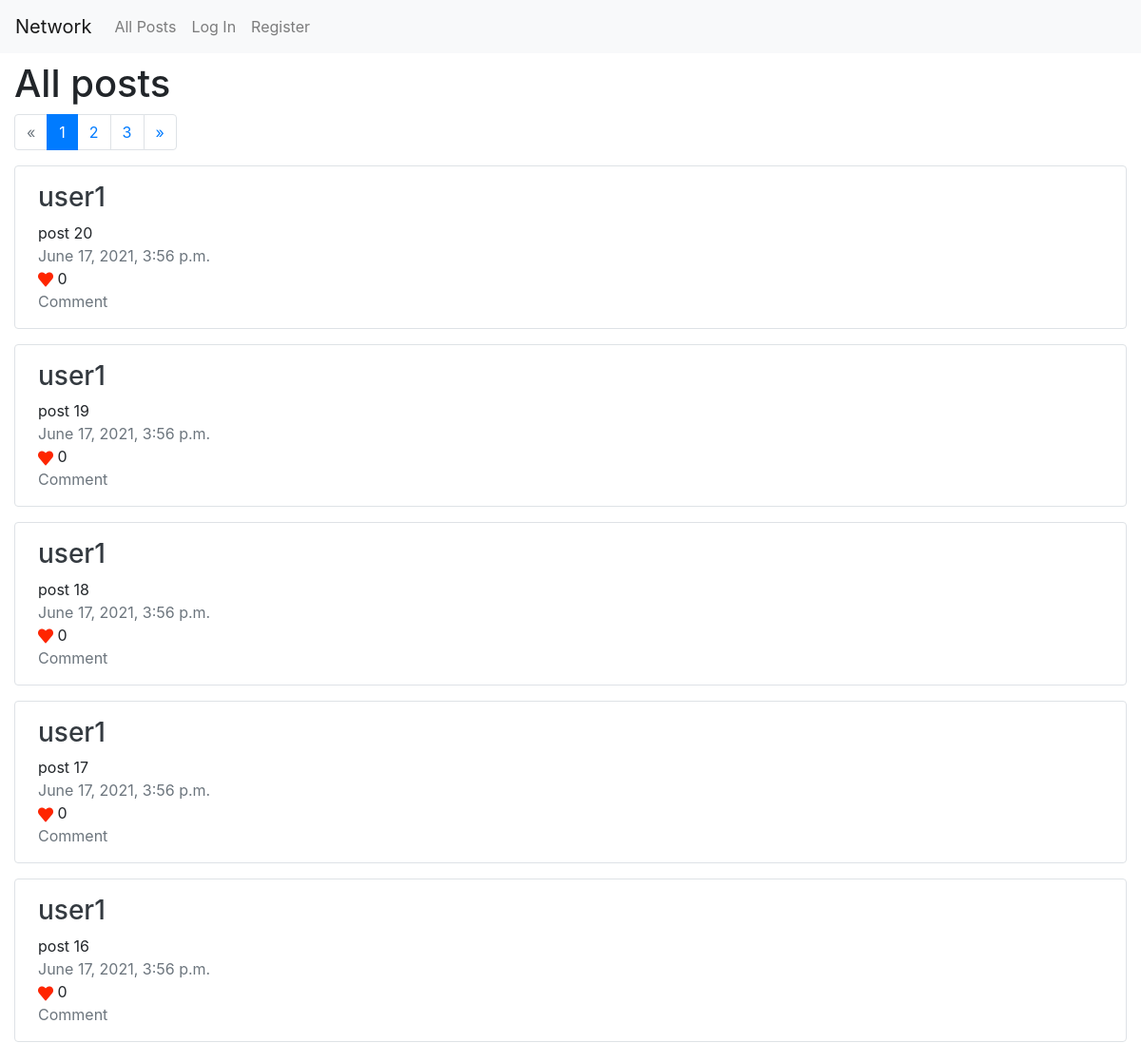
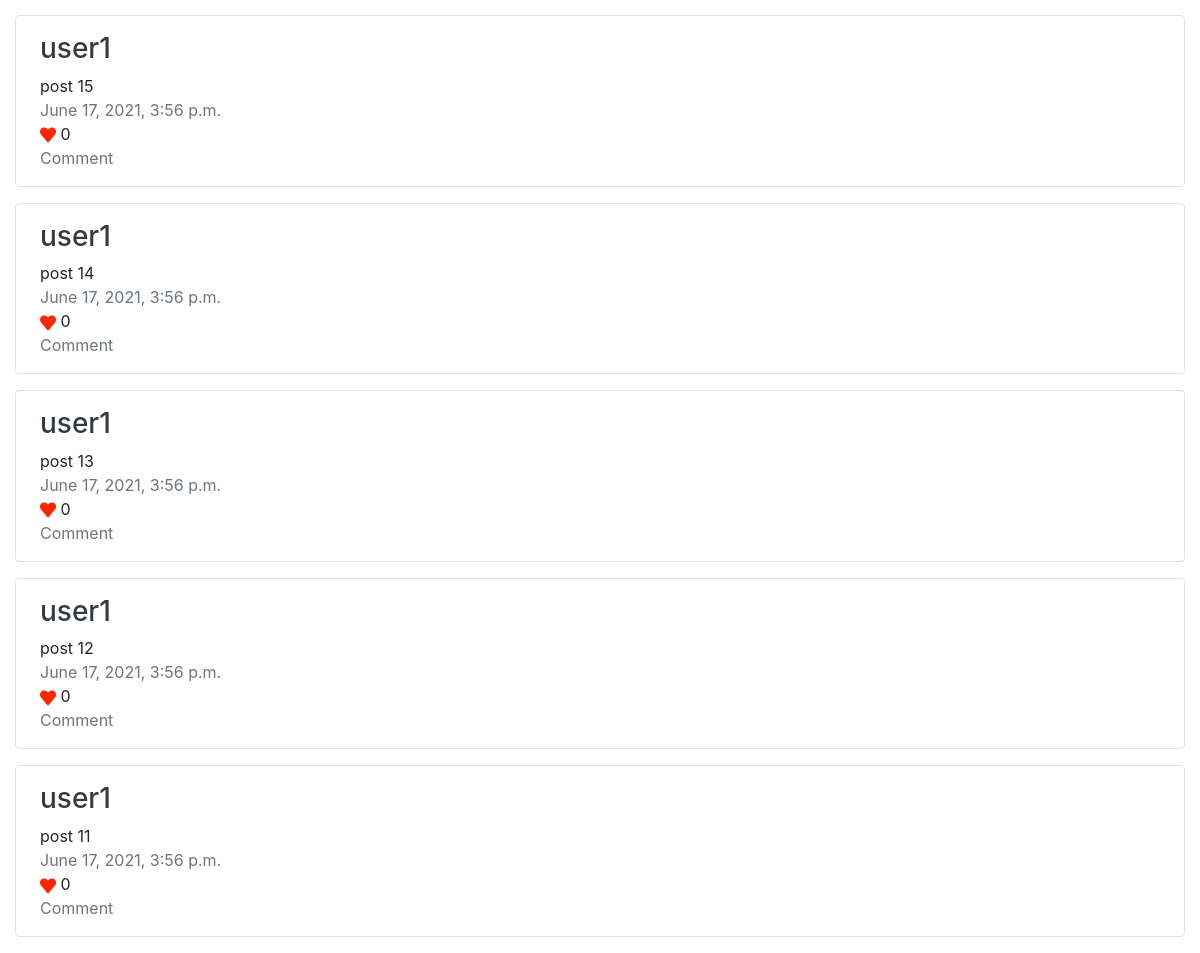
/?page=1, run on the app's committed database (2 pictures, top to bottom).
### network/models.py (models this page shows, shortened)
class Post(models.Model):
    creator = models.ForeignKey(User, on_delete=models.CASCADE, related_name="posts")
    content = models.CharField(max_length=512)
    timestamp = models.DateTimeField(auto_now_add=True)
    likers = models.ManyToManyField(User, related_name="posts_liked", blank=True)

class User(AbstractUser):
    followers = models.ManyToManyField('self', symmetrical=False, blank=True)

### network/views.py (the view)
# urls.py: path("", views.index, name="index"),
def index(request):
    response = paginate("index", request.GET.get('page'))
    if "url_redirect" in response:
        return redirect(response["url_redirect"])
    elif "error" in response:
        raise Http404("Page does not exist")
    return render(request, "network/index.html", {
        "posts": response["posts"],
        "page_number": response["page_number"],
        "paginator": response["paginator"],
        "page": response["page"],
        "route_name": "index"
    })

### network/util.py (called while the page is built, shortened)
def paginate(route_name, p_nmbr_str, user=None):
    if route_name == "index":
        posts = Post.objects.all().order_by("-timestamp")
    elif route_name == "profile":
        posts = Post.objects.filter(creator=user).order_by("-timestamp")
    elif route_name == "following":
        followed = User.objects.filter(followers=user)
        posts = Post.objects.filter(creator__in=followed).order_by("-timestamp")
    paginator = Paginator(posts, 10)
    try:
        page_number = int(p_nmbr_str)
        page = paginator.page(page_number)
    except ValueError:
        return {"error": "Page does not exist"}
    except EmptyPage:
        return {"error": "Page does not exist"}
    return {
        "paginator": paginator,
        "page_number": page_number,
        "posts": page.object_list,
        "page":page,
    }

### network/templates/network/index.html (shortened to what this page needs)
{% extends "network/layout.html" %}
{% block body %}
    <div class="container-fluid">
        <h1 class="mt-2">All posts</h1>
        {% include "network/posts.html" %}
    </div>
{% endblock %}

### network/templates/network/posts.html (shortened to what this page needs)
<nav aria-label="Page navigation">
    <ul class="pagination">
        {% if page.has_previous %}
            <li class="page-item">
                <a class="page-link" href="{% if profile_user %}{% url route_name profile_user %}{% else %}{% url route_name %}{% endif %}?page={{page_number|add:-1}}">
                    <span aria-hidden="true">&laquo;</span>
                </a>
            </li>
        {% else %}
            <li class="page-item disabled"><a class="page-link" href="#" tabindex="-1" aria-disabled="true"><span aria-hidden="true">&laquo;</span></a></li>
        {% endif %}
        {% for i in paginator.page_range %}
            {% if i == page_number %}
                <li class="page-item active">
                    <a class="page-link" href="{% if profile_user %}{% url route_name profile_user %}{% else %}{% url route_name %}{% endif %}?page={{i}}">{{i}}
                    </a>
                </li>
            {% else %}
                <li class="page-item">
                    <a class="page-link" href="{% if profile_user %}{% url route_name profile_user %}{% else %}{% url route_name %}{% endif %}?page={{i}}">{{i}}</a>
                </li>
            {% endif %}
        {% endfor %}
        {% if page.has_next %}
            <li class="page-item">
                <a class="page-link" href="{% if profile_user %}{% url route_name profile_user %}{% else %}{% url route_name %}{% endif %}?page={{page_number|add:1}}">
                    <span aria-hidden="true">&raquo;</span>
                </a>
            </li>
        {% else %}
            <li class="page-item disabled"><a class="page-link" href="#" tabindex="-1" aria-disabled="true"><span aria-hidden="true">&raquo;</span></a></li>
        {% endif %}
    </ul>
</nav>
{% for post in posts %}
    <div class="container-fluid border rounded my-3 px-4 py-3">
        <div class="container-fluid m-0 p-0">
            <a class="text-dark" href="{% url 'profile' post.creator.username %}"><h3>{{post.creator}}</h3></a>
        </div>
        <p id="{{post.id}}_content" class="m-0">{{post.content}}</p>
        <p class="m-0 text-secondary">{{post.timestamp}}</p>
        <div>
            <div data-id="{{post.id}}" class="image-container d-inline-block">
                {% if user.is_authenticated and not user in post.likers.all %}
                    {% load static %} <img id="{{post.id}}_image" class="like-image" src="{% static 'network/images/white_heart.png' %}" alt="Like button">
                {% else %}
                    {% load static %} <img id="{{post.id}}_image" class="like-image" src="{% static 'network/images/red_heart.png' %}" alt="Like button">
                {% endif %}
            </div>
            <p id="{{post.id}}_like_count" class="m-0 d-inline-block">{{post.likers.count}}</p>
        </div>
        <a class="text-secondary" href="#">Comment</a>
    </div>
{% endfor %}

### network/static/network/styles.css (style rules this page uses)
.like-image { max-width: 100%; }
.image-container { width: 16px; height: 16px; cursor: pointer; }

### data on the page
Post: creator "user1", content "post 20", timestamp "June 17, 2021, 3:56 p.m.", likers.count "0"
Post: creator "user1", content "post 19", timestamp "June 17, 2021, 3:56 p.m.", likers.count "0"
Post: creator "user1", content "post 18", timestamp "June 17, 2021, 3:56 p.m.", likers.count "0"
Post: creator "user1", content "post 17", timestamp "June 17, 2021, 3:56 p.m.", likers.count "0"
Post: creator "user1", content "post 16", timestamp "June 17, 2021, 3:56 p.m.", likers.count "0"
Post: creator "user1", content "post 15", timestamp "June 17, 2021, 3:56 p.m.", likers.count "0"
Post: creator "user1", content "post 14", timestamp "June 17, 2021, 3:56 p.m.", likers.count "0"
Post: creator "user1", content "post 13", timestamp "June 17, 2021, 3:56 p.m.", likers.count "0"
Post: creator "user1", content "post 12", timestamp "June 17, 2021, 3:56 p.m.", likers.count "0"
Post: creator "user1", content "post 11", timestamp "June 17, 2021, 3:56 p.m.", likers.count "0"

### other printed values
{{ i }} "1"
{{ i }} "2" "3"
